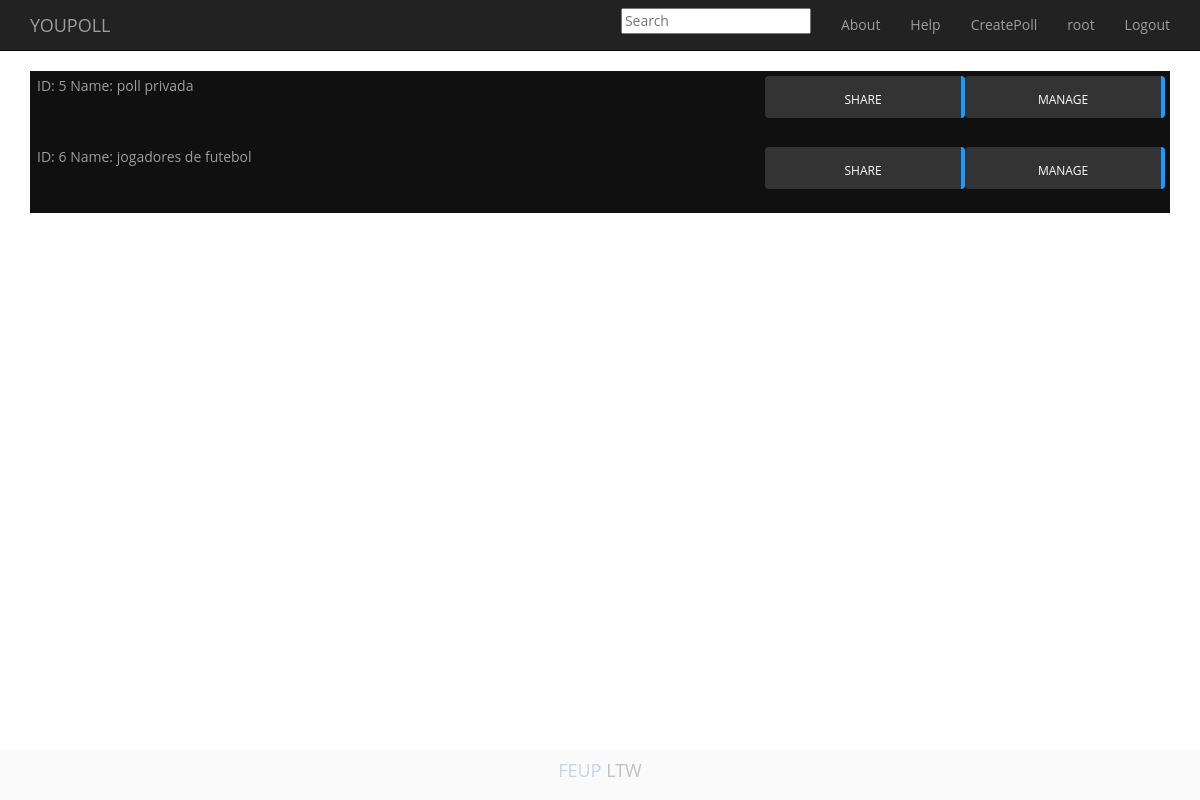
Screenshot of /profile_body.php (signed in) with the database file from the repository.
### tables this page shows
CREATE TABLE Poll(
idPoll		INTEGER PRIMARY KEY AUTOINCREMENT,
idUser		INTEGER REFERENCES User(idUser) NOT NULL,
name 		TEXT UNIQUE NOT NULL,
image		TEXT NOT NULL,
private		INTEGER
);

### manage_body.php (the view, shortened to what this page needs)
<button type="button" id="button" class="btn btn-primary" data-idpoll= <?php echo $row['idPoll']; ?> data-private = <?php echo $row['private']; ?> data-poll= <?php echo $row['name']; ?> data-toggle="modal" data-target="#manageModal" >Manage</button>

### profile.php (shortened to what this page needs)
<?php
if(isset($_SESSION['username'])){
  $db = new PDO('sqlite:db/dataBase.db');
  $ans = $db->prepare('SELECT * FROM User WHERE user = ?');
  $ans->execute(array($_SESSION['username']));
  $row = $ans->fetch();
  $idUser = $row['idUser'];
  $stmt = $db->prepare('SELECT * FROM Poll WHERE idUser = ?');
  $stmt->execute(array($idUser));
  if(!($row = $stmt->fetch())){ ?>
    <li> <p> You have no created polls </p> </li>
  <?php }
  else{ ?>
    <li> <?php echo "ID:   ". $row['idPoll']. "            Name:      ".$row['name']; ?> <?php require('manage_body.php'); ?>    <?php require('share_popup.php'); ?></li><br><br>
    <?php
  }
  while($row = $stmt->fetch()){ ?>
    <li> <?php echo "ID:   ". $row['idPoll']. "            Name:      ".$row['name']; ?> <?php require('manage_body.php'); ?>  <?php require('share_popup.php'); ?></li><br><br>
      <?php  }
}
?>

### share_popup.php (shortened to what this page needs)
<?php
$rep = strrchr($_SERVER['REQUEST_URI'],'/');
$uri =$_SERVER['REQUEST_URI'];
$path = str_replace($rep,"/vote_poll_body.php?poll=".$row['name'],$uri);
$url = $_SERVER['SERVER_NAME'].$path;
?>
<button type="button" id="button" class="btn btn-primary" data-toggle="modal" data-target="#shareModal" data-poll=<?php echo $row['name']; ?> data-url=<?php echo $url; ?> >Share</button>

### templates/style.css (style rules this page uses)
body { padding: 0px 0px; font-family: 'Open Sans', sans-serif; font:'Open Sans', sans-serif; text-align: center; background-image: url("knot.jpg"); background-repeat: repeat; }
#button { padding: 15px 20px; width: 200px; height:42px; background: #333333; border-right: 4px solid #1b9bff; border-left: 0px; border-top: 0px; border-bottom: 0px; color: #ffffff; cursor: pointer; z-index: 2; font-size: 12px; text-decoration: none; text-transform: uppercase; }
#profileList li { border-bottom: 1px solid #101010; margin: 0; display: block; padding: 5px 5px 5px 0.5em; background-color: #101010; color: #9d9d9d; text-decoration: none; width: 100%; }
#profileList button { float: right; }

### rows the page displays
poll: idPoll "5", name "poll privada"
poll: idPoll "6", name "jogadores de futebol"

### other values shown
$_SESSION['username'] "root"
